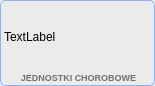
<?xml version="1.0" encoding="UTF-8"?>
<ui version="4.0">
 <class>FilterWidget</class>
 <widget class="QWidget" name="FilterWidget">
  <property name="geometry">
   <rect>
    <x>0</x>
    <y>0</y>
    <width>155</width>
    <height>86</height>
   </rect>
  </property>
  <property name="sizePolicy">
   <sizepolicy hsizetype="Minimum" vsizetype="Minimum">
    <horstretch>0</horstretch>
    <verstretch>0</verstretch>
   </sizepolicy>
  </property>
  <property name="minimumSize">
   <size>
    <width>0</width>
    <height>0</height>
   </size>
  </property>
  <property name="maximumSize">
   <size>
    <width>16777215</width>
    <height>16777215</height>
   </size>
  </property>
  <property name="windowTitle">
   <string>Form</string>
  </property>
  <property name="styleSheet">
   <string notr="true">QGroupBox { 
     border: 1px solid; 
     border-color: rgb(135, 177, 255);
     border-radius: 5px; 
     background-color: rgb(235, 235, 235);
 } 

#colorBox QWidget
{
	background: transparent;
}</string>
  </property>
  <layout class="QVBoxLayout" name="verticalLayout_2">
   <property name="spacing">
    <number>0</number>
   </property>
   <property name="margin">
    <number>0</number>
   </property>
   <item>
    <widget class="QGroupBox" name="colorBox">
     <property name="enabled">
      <bool>true</bool>
     </property>
     <property name="sizePolicy">
      <sizepolicy hsizetype="Fixed" vsizetype="Fixed">
       <horstretch>0</horstretch>
       <verstretch>0</verstretch>
      </sizepolicy>
     </property>
     <property name="maximumSize">
      <size>
       <width>155</width>
       <height>16777215</height>
      </size>
     </property>
     <property name="styleSheet">
      <string notr="true"/>
     </property>
     <layout class="QVBoxLayout" name="verticalLayout_3">
      <property name="spacing">
       <number>0</number>
      </property>
      <property name="margin">
       <number>2</number>
      </property>
      <item>
       <widget class="QWidget" name="widget" native="true">
        <property name="sizePolicy">
         <sizepolicy hsizetype="Fixed" vsizetype="Fixed">
          <horstretch>0</horstretch>
          <verstretch>0</verstretch>
         </sizepolicy>
        </property>
        <property name="minimumSize">
         <size>
          <width>150</width>
          <height>80</height>
         </size>
        </property>
        <property name="styleSheet">
         <string notr="true"/>
        </property>
        <widget class="QLabel" name="label">
         <property name="geometry">
          <rect>
           <x>0</x>
           <y>65</y>
           <width>151</width>
           <height>19</height>
          </rect>
         </property>
         <property name="font">
          <font>
           <pointsize>7</pointsize>
           <weight>75</weight>
           <bold>true</bold>
          </font>
         </property>
         <property name="styleSheet">
          <string notr="true">color: rgb(114, 114, 113)</string>
         </property>
         <property name="text">
          <string>JEDNOSTKI CHOROBOWE</string>
         </property>
         <property name="alignment">
          <set>Qt::AlignCenter</set>
         </property>
        </widget>
        <widget class="QLabel" name="pictureLabel">
         <property name="geometry">
          <rect>
           <x>1</x>
           <y>1</y>
           <width>65</width>
           <height>65</height>
          </rect>
         </property>
         <property name="minimumSize">
          <size>
           <width>65</width>
           <height>65</height>
          </size>
         </property>
         <property name="maximumSize">
          <size>
           <width>65</width>
           <height>65</height>
          </size>
         </property>
         <property name="styleSheet">
          <string notr="true"/>
         </property>
         <property name="text">
          <string>TextLabel</string>
         </property>
        </widget>
        <widget class="QWidget" name="widget_2" native="true">
         <property name="enabled">
          <bool>true</bool>
         </property>
         <property name="geometry">
          <rect>
           <x>66</x>
           <y>0</y>
           <width>100</width>
           <height>61</height>
          </rect>
         </property>
         <property name="maximumSize">
          <size>
           <width>16777215</width>
           <height>78</height>
          </size>
         </property>
         <layout class="QVBoxLayout" name="verticalLayout">
          <property name="spacing">
           <number>0</number>
          </property>
          <property name="sizeConstraint">
           <enum>QLayout::SetMinimumSize</enum>
          </property>
          <property name="margin">
           <number>0</number>
          </property>
         </layout>
        </widget>
        <zorder>pictureLabel</zorder>
        <zorder>widget_2</zorder>
        <zorder>label</zorder>
       </widget>
      </item>
     </layout>
    </widget>
   </item>
  </layout>
 </widget>
 <resources/>
 <connections/>
</ui>
